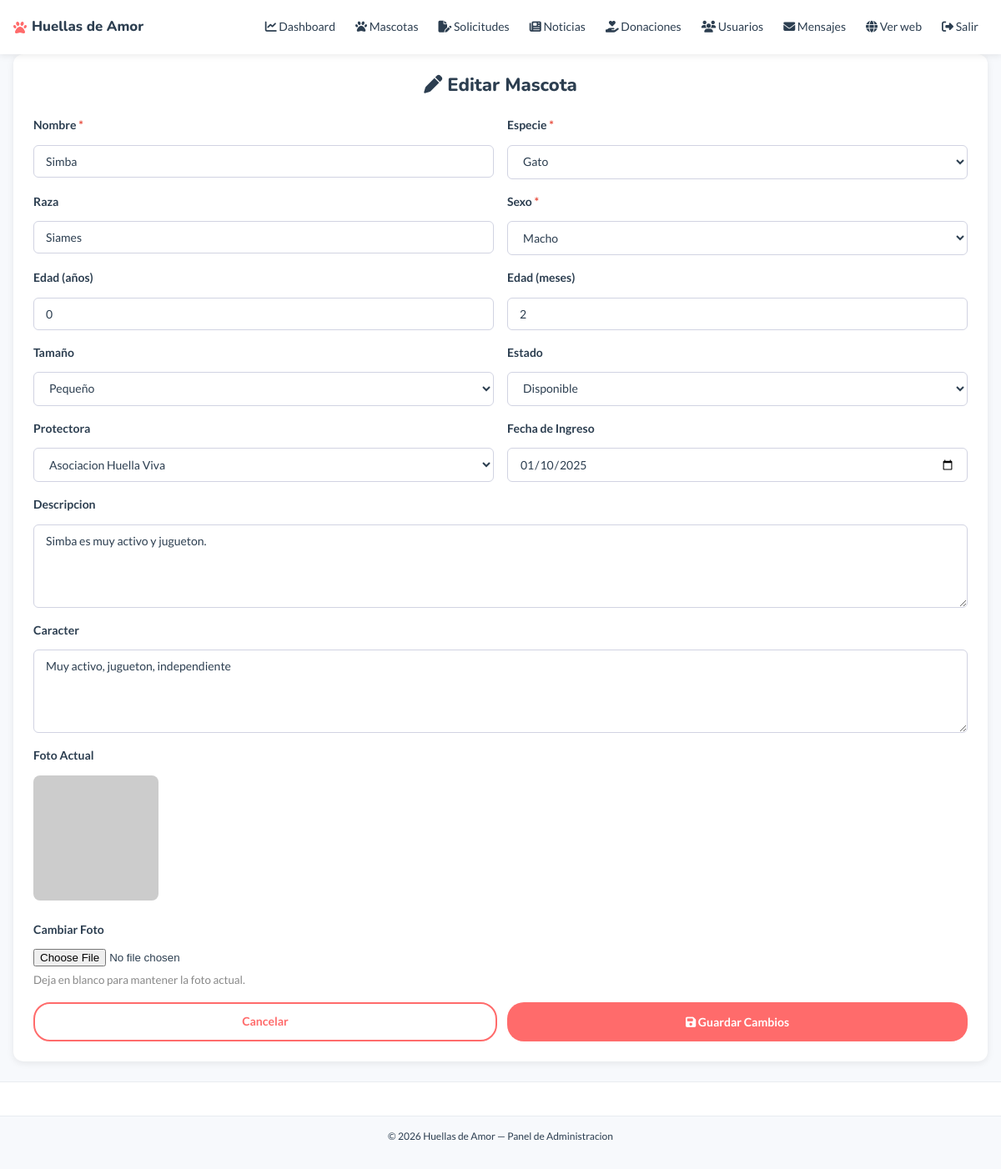
The page /admin/mascota_editar.php?id=6 (signed in) on the database as committed earlier.
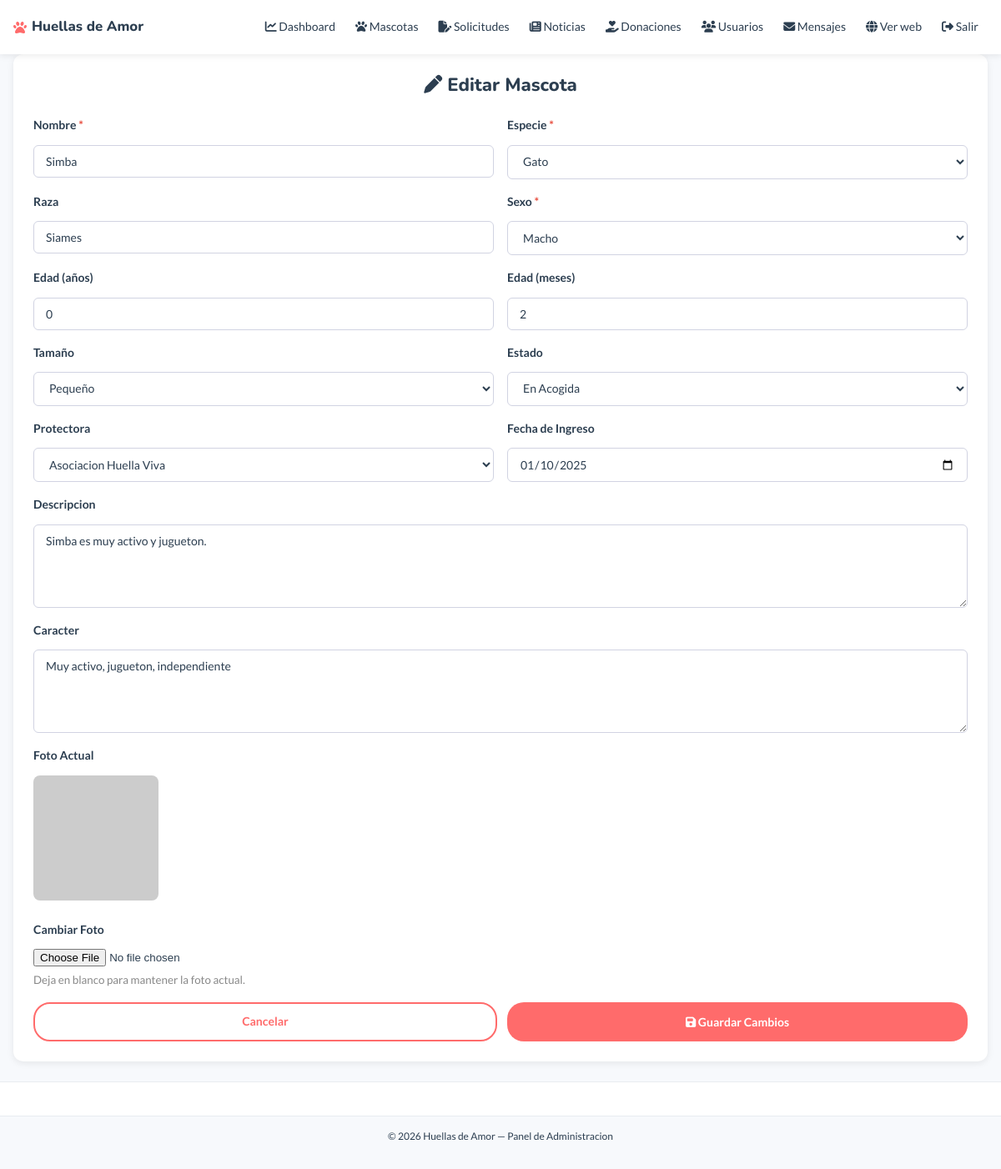
The same page on the database as committed later.
### tables this page shows
CREATE TABLE `mascotas` (
  `id` int(10) UNSIGNED NOT NULL,
  `nombre` varchar(100) NOT NULL,
  `especie` enum('perro','gato','otro') NOT NULL DEFAULT 'perro',
  `raza` varchar(100) DEFAULT NULL,
  `edad_anios` tinyint(3) UNSIGNED NOT NULL DEFAULT 0,
  `edad_meses` tinyint(3) UNSIGNED NOT NULL DEFAULT 0,
  `sexo` enum('macho','hembra') NOT NULL DEFAULT 'macho',
  `tamanio` enum('pequeño','mediano','grande') NOT NULL DEFAULT 'mediano',
  `descripcion` text DEFAULT NULL,
  `caracter` varchar(255) DEFAULT NULL,
  `estado` enum('disponible','adoptado','acogida') NOT NULL DEFAULT 'disponible',
  `id_protectora` int(10) UNSIGNED DEFAULT NULL,
  `fecha_ingreso` date DEFAULT NULL,
  `activo` tinyint(1) NOT NULL DEFAULT 1
);

CREATE TABLE `protectoras` (
  `id` int(10) UNSIGNED NOT NULL,
  `nombre` varchar(200) NOT NULL,
  `ciudad` varchar(100) NOT NULL,
  `provincia` varchar(100) DEFAULT NULL,
  `telefono` varchar(20) DEFAULT NULL,
  `email` varchar(200) DEFAULT NULL,
  `descripcion` text DEFAULT NULL,
  `logo` varchar(255) DEFAULT NULL,
  `activa` tinyint(1) NOT NULL DEFAULT 1
);

### admin/mascota_editar.php (the view, shortened to what the changed rows need)
<?php
require_once '../templates/header-admin.php';
$idMascota = (int)$_GET['id'];
$protectoras = [];
try {
    $stmt = $conexion->prepare("SELECT `id`, `nombre` FROM `protectoras` WHERE `activa` = 1 ORDER BY `nombre`");
    $stmt->execute();
    $protectoras = $stmt->fetchAll();
} catch (PDOException $e) {
    $protectoras = [];
}
try {
    $sql  = "SELECT * FROM `mascotas` WHERE `id` = :id AND `activo` = 1 LIMIT 1";
    $stmt = $conexion->prepare($sql);
    $stmt->bindValue(':id', $idMascota, PDO::PARAM_INT);
    $stmt->execute();
    $mascota = $stmt->fetch();
} catch (PDOException $e) {
    header('Location: mascotas.php');
    exit();
}
?>
<div class="contenedor-admin">
    <h1><i class="fa-solid fa-pen"></i> Editar Mascota</h1>
    <form method="post" enctype="multipart/form-data">
        <div class="form-fila">
            <div class="form-grupo">
                <label>Nombre <span style="color:#e74a3b">*</span></label>
                <input type="text" name="nombre"
                       value="<?php echo htmlspecialchars($mascota['nombre']); ?>">
            </div>
            <div class="form-grupo">
                <label>Especie <span style="color:#e74a3b">*</span></label>
                <select name="especie">
                    <option value="gato"  <?php echo ($mascota['especie'] === 'gato')  ? 'selected' : ''; ?>>Gato</option>
                </select>
            </div>
        </div>
        <div class="form-fila">
            <div class="form-grupo">
                <label>Raza</label>
                <input type="text" name="raza"
                       value="<?php echo htmlspecialchars($mascota['raza']); ?>">
            </div>
            <div class="form-grupo">
                <label>Sexo <span style="color:#e74a3b">*</span></label>
                <select name="sexo">
                    <option value="macho"  <?php echo ($mascota['sexo'] === 'macho')  ? 'selected' : ''; ?>>Macho</option>
                </select>
            </div>
        </div>
        <div class="form-fila">
            <div class="form-grupo">
                <label>Edad (años)</label>
                <input type="number" name="edad_anios" min="0" max="30"
                       value="<?php echo (int)$mascota['edad_anios']; ?>">
            </div>
            <div class="form-grupo">
                <label>Edad (meses)</label>
                <input type="number" name="edad_meses" min="0" max="11"
                       value="<?php echo (int)$mascota['edad_meses']; ?>">
            </div>
        </div>
        <div class="form-fila">
            <div class="form-grupo">
                <label>Tamaño</label>
                <select name="tamanio">
                    <option value="pequeño"  <?php echo ($mascota['tamanio'] === 'pequeño')  ? 'selected' : ''; ?>>Pequeño</option>
                </select>
            </div>
            <div class="form-grupo">
                <label>Estado</label>
                <select name="estado">
                    <option value="disponible" <?php echo ($mascota['estado'] === 'disponible') ? 'selected' : ''; ?>>Disponible</option>
                    <option value="acogida"    <?php echo ($mascota['estado'] === 'acogida')    ? 'selected' : ''; ?>>En Acogida</option>
                </select>
            </div>
        </div>
        <div class="form-fila">
            <div class="form-grupo">
                <label>Protectora</label>
                <select name="id_protectora">
                    <?php foreach ($protectoras as $protectora) { ?>
                        <option value="<?php echo $protectora['id']; ?>"
                            <?php echo ($mascota['id_protectora'] == $protectora['id']) ? 'selected' : ''; ?>>
                            <?php echo htmlspecialchars($protectora['nombre']); ?>
                        </option>
                    <?php } ?>
                </select>
            </div>
            <div class="form-grupo">
                <label>Fecha de Ingreso</label>
                <input type="date" name="fecha_ingreso"
                       value="<?php echo htmlspecialchars($mascota['fecha_ingreso']); ?>">
            </div>
        </div>
        <div class="form-grupo">
            <label>Descripcion</label>
            <textarea name="descripcion" rows="4"><?php echo htmlspecialchars($mascota['descripcion']); ?></textarea>
        </div>
        <div class="form-grupo">
            <label>Caracter</label>
            <textarea name="caracter" rows="3"><?php echo htmlspecialchars($mascota['caracter']); ?></textarea>
        </div>
    </form>
</div>
<?php require_once '../templates/footer-admin.php'; ?>

Rows that differ between the two databases and show on the page:
changed mascotas "Simba": estado "Disponible" → "En Acogida"
